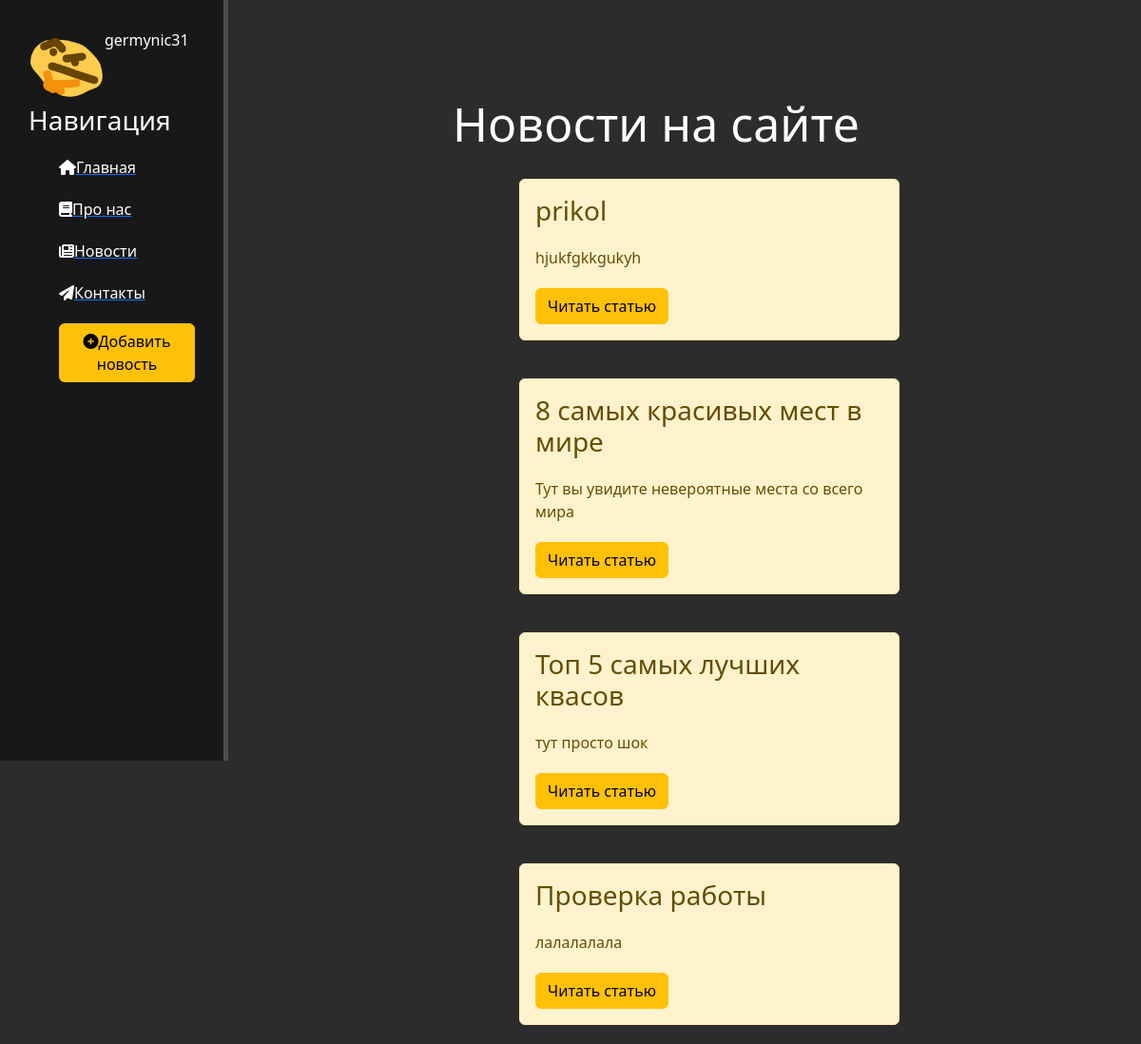
The page /news/ on the database as committed earlier.
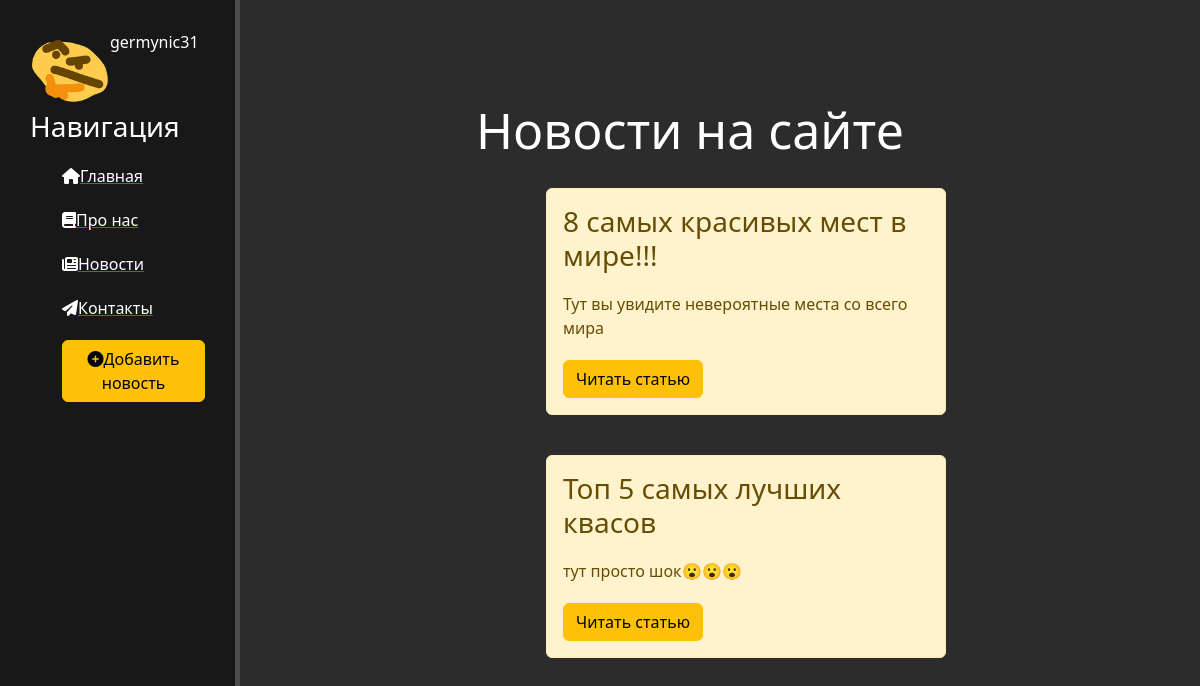
The same page on the database as committed later.
### news/models.py (models this page shows, shortened)
class Articles(models.Model):
    title = models.CharField('Название', max_length=50)   # до 255
    anons = models.CharField('Анонс', max_length=250)
    full_text = models.TextField('Статья')
    date = models.DateTimeField('Дата публикации')
    class Meta:
        verbose_name = 'Новость'
        verbose_name_plural = 'Новости'

### news/views.py (the view)
# urls.py: path('', views.news_home, name='news_home'),
def news_home(request):
    news = Articles.objects.order_by('-date')    # [:1] срез
    return render(request, 'news/news_home.html', {'news': news})

### news/templates/news/news_home.html (shortened to what this page needs)
{% extends 'main/layout.html' %}
{% block content %}
    <div class="features">
        <h1>Новости на сайте</h1>
        {% if news %}
            {% for el in news %}
                <div class="alert alert-warning">
                    <h3>{{ el.title }}</h3>
                    <p>{{ el.anons }}</p>
                    <a href="{% url 'news_detail' el.id %}" class="btn btn-warning">Читать статью</a>
                </div>
            {% endfor %}
        {% else %}
            <p>Пока новостей нет :(</p>
        {% endif %}
    </div>
{% endblock %}

Rows that differ between the two databases and show on the page:
removed Articles: title "prikol", anons "hjukfgkkgukyh"
removed Articles: title "Проверка работы", anons "лалалалала"
changed Articles "Тут вы увидите невероятные места со всего мира": title "8 самых красивых мест в мире" → "8 самых красивых мест в мире!!!"
changed Articles "Топ 5 самых лучших квасов": anons "тут просто шок" → "тут просто шок😮😮😮"
